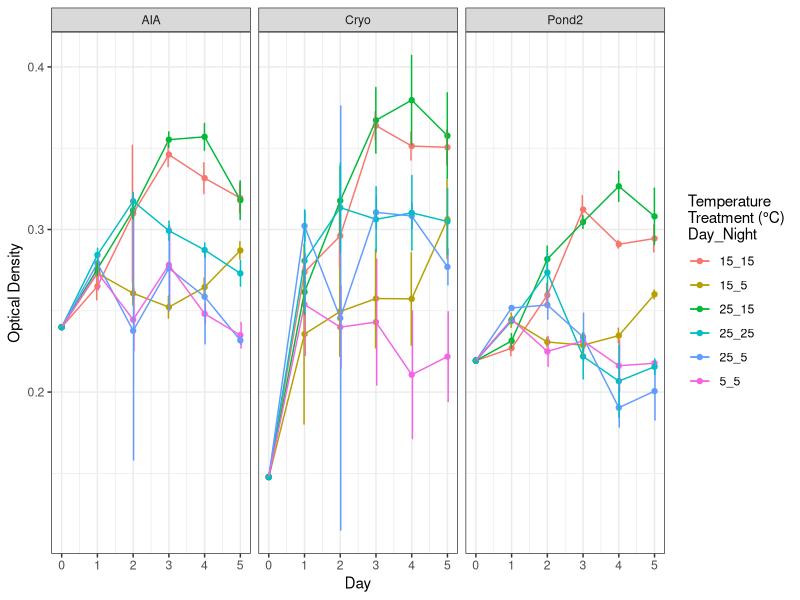
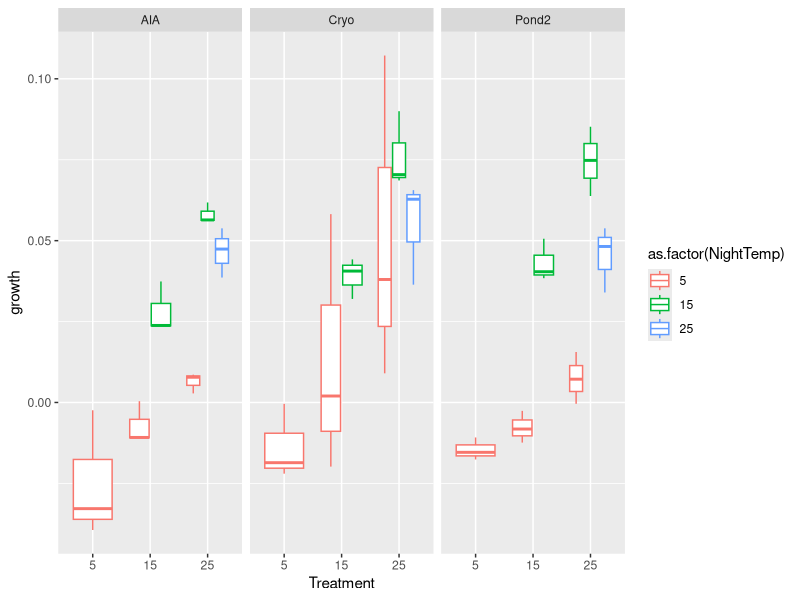
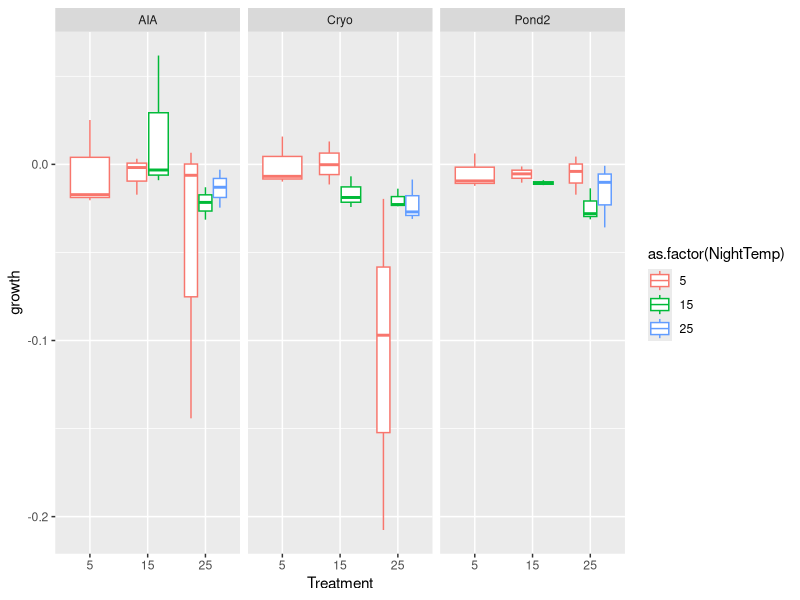
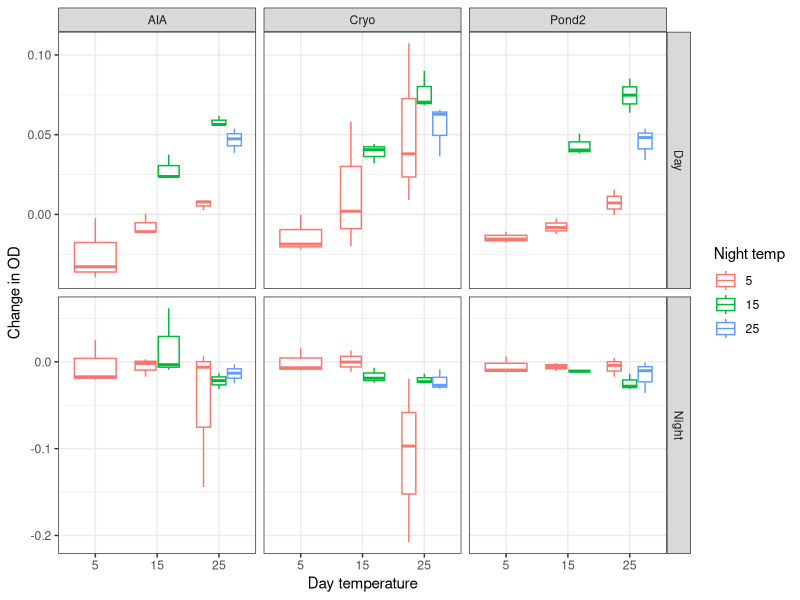
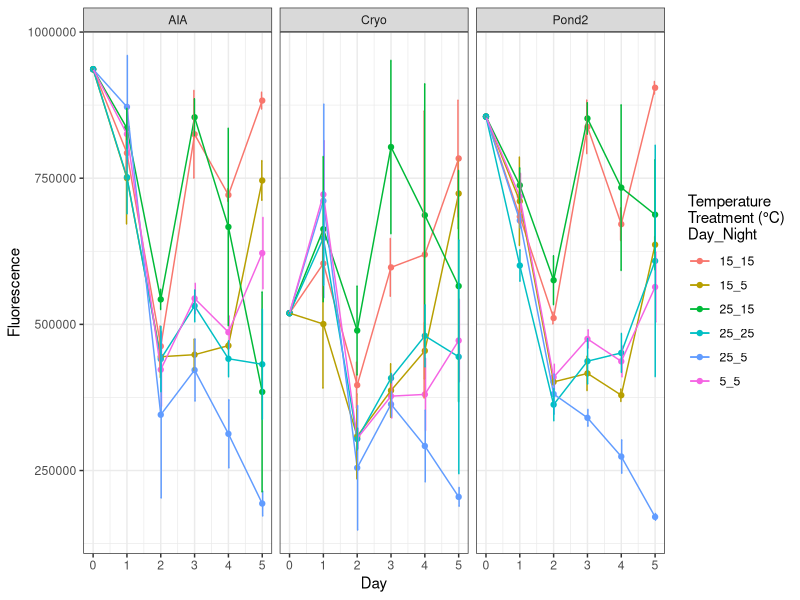
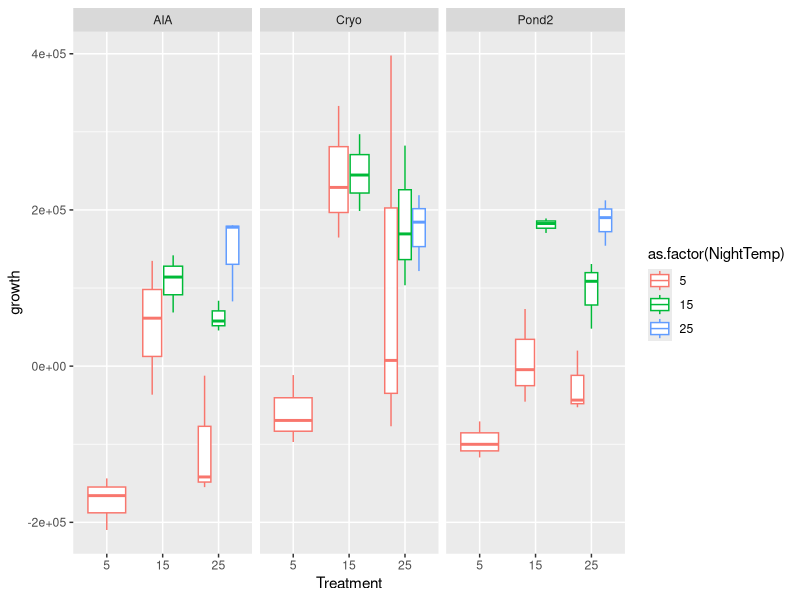
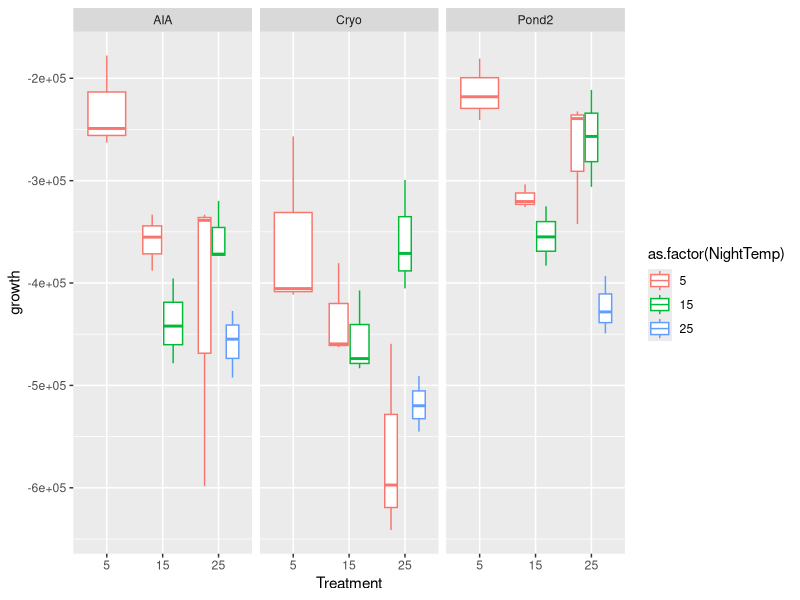
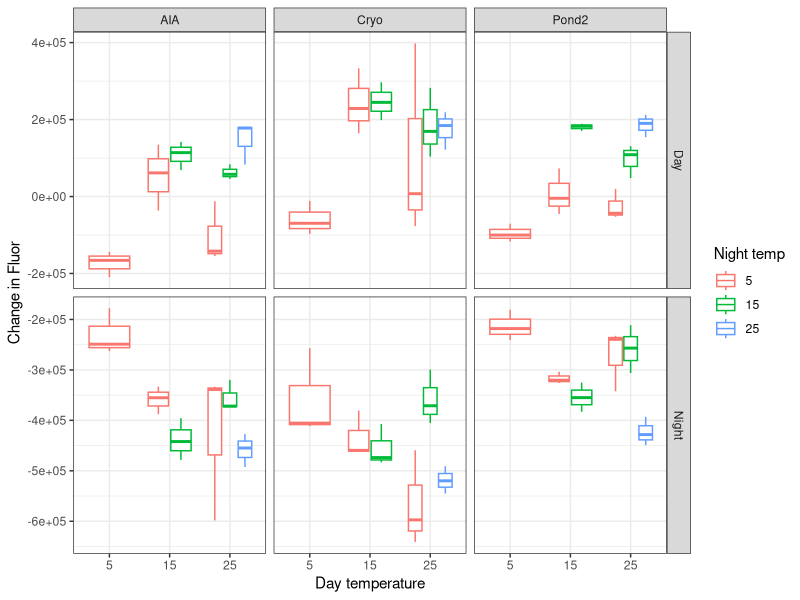

Source code (R) for these figures, in order:
## ---- chunk 1
library(ggplot2)
library(tidyr)
library(doBy)
## ---- chunk 2
rm(list=ls())
a<-read.csv("Data/Evelyn data.csv")
summary(a)
str(a)
## ---- chunk 3
b<-summaryBy(CorrectedOD ~ Sample + DayTemp + NightTemp + Day + Time,
                  data = a, FUN = c(mean, sd))

b<-subset(b, Time=="D")

b$Treatment<-paste(b$DayTemp, b$NightTemp, sep="_")


p1<-ggplot(b,aes(y=CorrectedOD.mean, x=Day, group=Treatment, color=Treatment)) +
  geom_point(stat="identity")+
  geom_line()+
  facet_grid(cols=vars(Sample)) +
  labs(x = "Day", y="Optical Density", color= "Temperature 
Treatment (°C)
Day_Night")+
  geom_errorbar(aes(ymin=CorrectedOD.mean-CorrectedOD.sd, 
                ymax=CorrectedOD.mean+CorrectedOD.sd), 
                width=.2,position=position_dodge(0.05)) + theme_bw()
#  scale_x_discrete(limits = c("Date", "Basin","Species", "Date*Basin","Date*Species","Basin*Species","Date*Basin*Species","Residual"))+

p1

mOD<- aov((CorrectedOD ~ Sample + DayTemp + NightTemp + Day + Time), data = a)
summary(mOD)

mOD<- aov((CorrectedOD ~ Sample * DayTemp * NightTemp * Day * Time), data = a)
summary(mOD)

#ugbad 
#mgc33<-lm(gr~(Nutrients + CO2 + Light + Temperature)^2, 
        #data=subset(d2.test, Growth_Cycle=="32"))
## ---- chunk 4
#lm(CorrectedOD~)
## ---- chunk 5

day1<-subset(a, Day==1)
day1$Treatment<-paste(day1$DayTemp, day1$NightTemp, sep="_")
day1<-day1[,c(3:7,9,13,18)]
day1<-pivot_wider(day1, names_from ="Time", 
                     values_from = "CorrectedOD")
day1$growth<-day1$N-day1$D

p2<-ggplot(day1,aes(y=growth, x=as.factor(DayTemp),
  color=as.factor(NightTemp))) +
  geom_boxplot()+
  facet_grid(cols=vars(Sample)) +
  labs(x = "Treatment", y="growth") 

p2#This is for growth day 1m to 1 n
m1n<-aov(growth~as.factor(DayTemp)*as.factor(NightTemp)* Sample, data=day1)
anova(m1n)

day1a<-subset(a, Day==1|Day==2)  #night time data, day 1 to day 2
day1a<-subset(day1a, Time!="D"|Day!=1)
day1a<-day1a[,c(3:6,9,13)]  #have to leave Day out because there are 2 values
day1a<-pivot_wider(day1a, names_from ="Time", 
                  values_from = "CorrectedOD")
day1a$growth<-day1a$D-day1a$N
#growth for overnight


m2<-aov(growth~as.factor(NightTemp)*as.factor(DayTemp)* Sample, data=day1a)
anova(m2)

p3<-ggplot(day1a,aes(y=growth, x=as.factor(DayTemp),
    color=as.factor(NightTemp))) +
  geom_boxplot(width=0.75)+
  facet_grid(cols=vars(Sample)) +
  labs(x = "Treatment", y="growth")
p3

### Combining night and day
day1<-day1[,-c(5:6)]
day1$Time<-"Day"
day1a$Time<-"Night"

day1b<-rbind(day1, day1a)

#Plot with night and day changes in OD

p4<-ggplot(day1b,aes(y=growth, x=as.factor(DayTemp),
                     color=as.factor(NightTemp))) +
  geom_boxplot(width=0.75)+
  facet_grid(cols=vars(Sample), rows=vars(Time), scales = "free") +
  labs(x = "Day temperature", y="Change in OD", col="Night temp") + theme_bw()
  
p4
## ---- chunk 6
c<-summaryBy(CorrectedFluor ~ Sample + DayTemp + NightTemp + Day + Time,
                  data = a, FUN = c(mean, sd))
lmFL<- lm(CorrectedFluor ~ Sample + DayTemp + NightTemp + Day + Time,
                  data = a)
summary(lmFL)
c<-subset(c, Time=="D")

c$Treatment<-paste(c$DayTemp, c$NightTemp, sep="_")


p5<-ggplot(c,aes(y=CorrectedFluor.mean, x=Day, group=Treatment, color=Treatment)) +
  geom_point(stat="identity")+
  geom_line()+
  facet_grid(cols=vars(Sample)) +
  labs(x = "Day", y="Fluorescence", col="Temperature 
Treatment (°C)
Day_Night")+
  geom_errorbar(aes(ymin=CorrectedFluor.mean-CorrectedFluor.sd, 
                ymax=CorrectedFluor.mean+CorrectedFluor.sd), 
                width=.2,position=position_dodge(0.05)) +
 theme_bw()
p5
## ---- chunk 7

day1F<-subset(a, Day==1)
day1F$Treatment<-paste(day1$DayTemp, day1$NightTemp, sep="_")
day1F<-day1F[,c(3:7,9,17,18)]
day1F<-pivot_wider(day1F, names_from ="Time", 
                     values_from = "CorrectedFluor")
day1F$growth<-day1F$N-day1F$D

p6<-ggplot(day1F,aes(y=growth, x=as.factor(DayTemp),
  color=as.factor(NightTemp))) +
  geom_boxplot()+
  facet_grid(cols=vars(Sample)) +
  labs(x = "Treatment", y="growth")

p6

m2<-lm(growth~as.factor(DayTemp)+as.factor(NightTemp), data=day1F)
anova(m2)
summary(m2)


day1aF<-subset(a, Day==1| Day==2)
day1aF1<-subset(day1aF, Time=="N"|Day==2)
day1aF2<-day1aF1[,c(3:6,9,17)]  #have to leave Day out because there are 2 values
day1aF2<-pivot_wider(day1aF2, names_from ="Time", 
                  values_from = "CorrectedFluor")
day1aF2$growth<-day1aF2$D-day1aF2$N

p7<-ggplot(day1aF2,aes(y=growth, x=as.factor(DayTemp),
    color=as.factor(NightTemp))) +
  geom_boxplot(width=0.75)+
  facet_grid(cols=vars(Sample)) +
  labs(x = "Treatment", y="growth")
p7

### Combining night and day
day1F<-day1F[,-c(5:6)]
day1F$Time<-"Day"
day1aF2$Time<-"Night"

day1c<-rbind(day1F, day1aF2)

#Plot with night and day changes in OD

p8<-ggplot(day1c,aes(y=growth, x=as.factor(DayTemp),
                     color=as.factor(NightTemp))) +
  geom_boxplot(width=0.75)+
  facet_grid(cols=vars(Sample), rows=vars(Time), scales = "free") +
  labs(x = "Day temperature", y="Change in Fluor", col="Night temp") +theme_bw()
  
p8



## ---- chunk 8


day4<-subset(a, Day==4)
day4$Treatment<-paste(day4$DayTemp, day4$NightTemp, sep="_")
day4<-day4[,c(3:7,9,13,18)]
day4<-pivot_wider(day4, names_from ="Time", 
                     values_from = "CorrectedOD")
day4$growth<-day4$N-day4$D

p10<-ggplot(day4,aes(y=growth, x=as.factor(DayTemp),
  color=as.factor(NightTemp))) +
  geom_boxplot()+
  facet_grid(cols=vars(Sample)) +
  labs(x = "Treatment", y="growth")

p10#This is for growth day 1m to 1 n

m1n<-aov(growth~as.factor(DayTemp)*as.factor(NightTemp)* Sample, data=day4)
anova(m1n)


day4a<-subset(a, Day==4|Day==5)
day4a<-subset(day4a, Time!="D"|Day==5)
day4a<-day4a[,c(3:6,9,13)]  #have to leave Day out because there are 2 values
day4a<-pivot_wider(day4a, names_from ="Time", 
                  values_from = "CorrectedOD")
day4a$growth<-day4a$D-day4a$N

m1n<-aov(growth~as.factor(DayTemp)*as.factor(NightTemp)* Sample, data=day4a)
anova(m1n)

#growth for overnight
p11<-ggplot(day4a,aes(y=growth, x=as.factor(DayTemp),
    color=as.factor(NightTemp))) +
  geom_boxplot(width=0.75)+
  facet_grid(cols=vars(Sample)) +
  labs(x = "Treatment", y="growth")
p11

### Combining night and day
day4<-day4[,-c(5:6)]
day4$Time<-"Day"
day4a$Time<-"Night"

day4b<-rbind(day4, day4a)

#Plot with night and day changes in OD

p12<-ggplot(day4b,aes(y=growth, x=as.factor(DayTemp),
                     color=as.factor(NightTemp))) +
  geom_boxplot(width=0.75)+
  facet_grid(cols=vars(Sample), rows=vars(Time), scales = "free") +
  labs(x = "Day temperature", y="Change in OD", col="Night temp") + theme_bw()
  
p12


## ---- chunk 9

day4F<-subset(a, Day==1)
day4F$Treatment<-paste(day4$DayTemp, day4$NightTemp, sep="_")
day4F<-day4F[,c(3:7,9,17,18)]
day4F<-pivot_wider(day4F, names_from ="Time", 
                     values_from = "CorrectedFluor")
day4F$growth<-day4F$N-day4F$D

p13<-ggplot(day4F,aes(y=growth, x=as.factor(DayTemp),
  color=as.factor(NightTemp))) +
  geom_boxplot()+
  facet_grid(cols=vars(Sample)) +
  labs(x = "Treatment", y="growth")

p13

m4<-lm(growth~as.factor(DayTemp)+as.factor(NightTemp), data=day4F)
anova(m4)


day4aF<-subset(a, Day==1| Day==2)
day4aF1<-subset(day4aF, Time=="N"|Day==2)
day4aF2<-day4aF1[,c(3:6,9,17)]  #have to leave Day out because there are 2 values
day4aF2<-pivot_wider(day4aF2, names_from ="Time", 
                  values_from = "CorrectedFluor")
day4aF2$growth<-day4aF2$D-day4aF2$N

p14<-ggplot(day4aF2,aes(y=growth, x=as.factor(DayTemp),
    color=as.factor(NightTemp))) +
  geom_boxplot(width=0.75)+
  facet_grid(cols=vars(Sample)) +
  labs(x = "Treatment", y="growth")
p14

### Combining night and day
day4F<-day4F[,-c(5:6)]
day4F$Time<-"Day"
day4aF2$Time<-"Night"

day4c<-rbind(day4F, day4aF2)

#Plot with night and day changes in OD

p15<-ggplot(day4c,aes(y=growth, x=as.factor(DayTemp),
                     color=as.factor(NightTemp))) +
  geom_violin(width=0.75)+
  facet_grid(cols=vars(Sample), rows=vars(Time), scales = "free") +
  labs(x = "Day temperature", y="Change in Fluor", col="Night temp") +theme_bw()
  
p15


